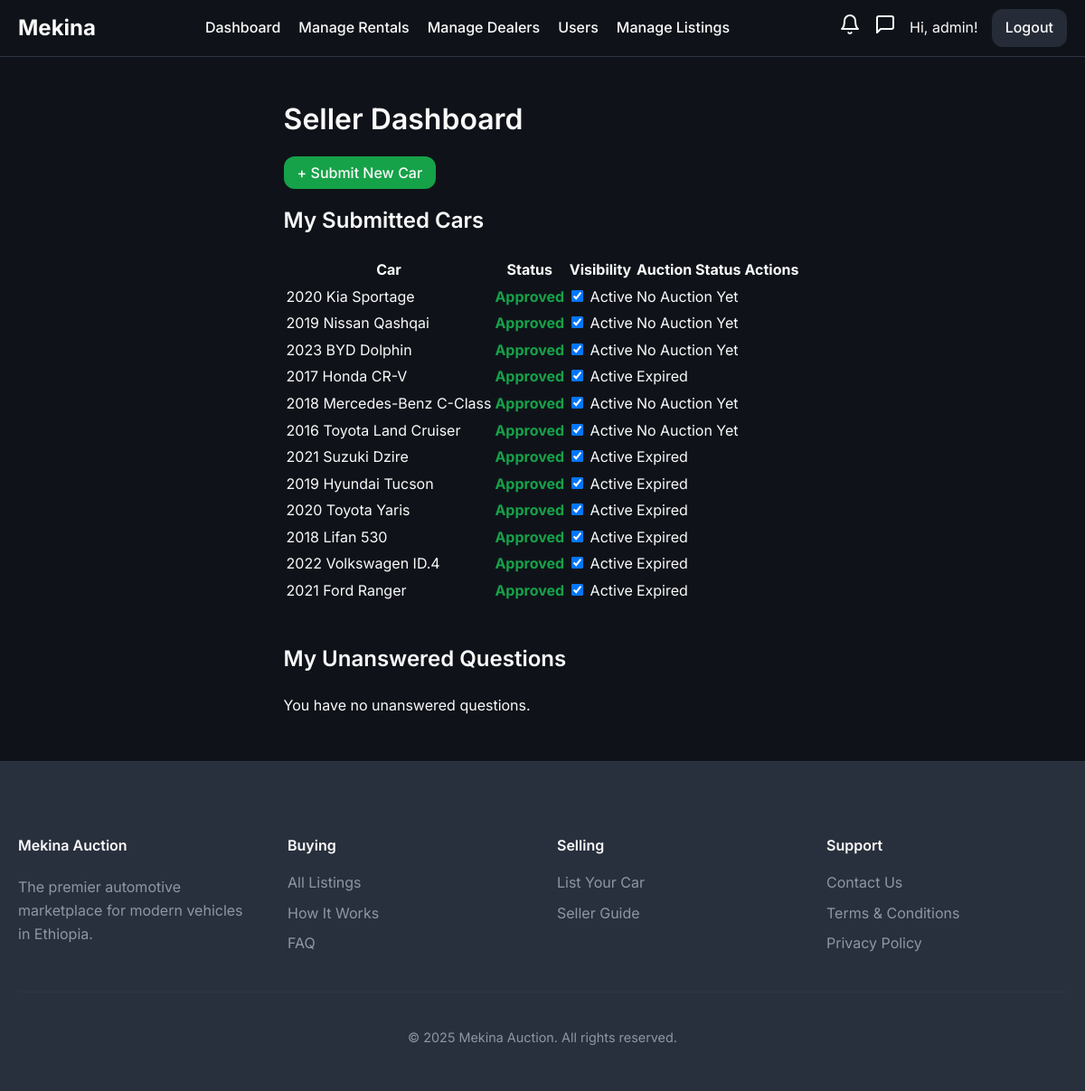
/seller/dashboard (signed in), run on the app's committed database.
### models/user.py (models this page shows, shortened)
class User(UserMixin, db.Model):
    id = db.Column(db.Integer, primary_key=True)
    username = db.Column(db.String(64), index=True, unique=True, nullable=False)
    email = db.Column(db.String(120), index=True, unique=True, nullable=False)
    phone_number = db.Column(db.String(20), nullable=True)
    password_hash = db.Column(db.String(128))
    is_admin = db.Column(db.Boolean, default=False)
    is_dealer = db.Column(db.Boolean, default=False)
    is_rental_company = db.Column(db.Boolean, default=False)
    is_verified = db.Column(db.Boolean, default=False) # For verified dealers
    points = db.Column(db.Integer, nullable=False, default=5) # Points for dealers to bid
    cars = db.relationship('Car', backref='owner', lazy='dynamic')
    bids = db.relationship('Bid', backref='bidder', lazy='dynamic')
    dealer_bids = db.relationship('DealerBid', backref='dealer', lazy='dynamic')
    car_requests = db.relationship('CarRequest', backref='customer', lazy='dynamic')
    ratings_given = db.relationship('DealerRating', foreign_keys='DealerRating.buyer_id', back_populates='buyer', lazy='dynamic')
    ratings_received = db.relationship('DealerRating', foreign_keys='DealerRating.dealer_id', back_populates='dealer', lazy='dynamic')

### models/car.py (models this page shows, shortened)
class Car(db.Model):
    id = db.Column(db.Integer, primary_key=True)
    make = db.Column(db.String(64), nullable=False)
    model = db.Column(db.String(64), nullable=False)
    year = db.Column(db.Integer, nullable=False)
    description = db.Column(db.Text, nullable=True)
    owner_id = db.Column(db.Integer, db.ForeignKey('user.id'), nullable=False)
    service_history_url = db.Column(db.String(200), nullable=True)
    inspection_report_url = db.Column(db.String(200), nullable=True)
    is_approved = db.Column(db.Boolean, default=False, nullable=False)
    is_active = db.Column(db.Boolean, default=True, nullable=False)
    is_featured = db.Column(db.Boolean, default=False, nullable=False)
    is_bank_loan_available = db.Column(db.Boolean, default=False, nullable=False)
    transmission = db.Column(db.String(50))
    drivetrain = db.Column(db.String(50))
    mileage = db.Column(db.Integer)
    fuel_type = db.Column(db.String(50))
    condition = db.Column(db.String(50)) # e.g., New, Used
    body_type = db.Column(db.String(50), nullable=True) # e.g., SUV, Sedan
    listing_type = db.Column(db.String(50), default='auction', nullable=False) # 'auction', 'sale', 'rental'
    fixed_price = db.Column(db.Float, nullable=True) # For 'sale' listing_type
    auction = db.relationship('Auction', backref='car', uselist=False, cascade="all, delete-orphan")
    rental_listing = db.relationship('RentalListing', backref='car', uselist=False, cascade="all, delete-orphan")
    images = db.relationship('CarImage', backref='car', lazy=True, cascade="all, delete-orphan") # One-to-many relationship with CarImage
    equipment = db.relationship('Equipment', secondary=car_equipment_association, lazy='subquery', backref=db.backref('cars', lazy=True))

### routes/seller.py (the view)
@seller_bp.route('/dashboard')
@login_required
def dashboard():
    my_cars = Car.query.filter_by(owner_id=current_user.id).order_by(Car.id.desc()).all()
    my_car_ids = [car.id for car in my_cars]
    from models.auction import Auction
    my_auctions = Auction.query.filter(Auction.car_id.in_(my_car_ids)).all()
    my_auction_ids = [auction.id for auction in my_auctions]
    unanswered_questions = Question.query.filter(
        Question.auction_id.in_(my_auction_ids),
        Question.answer_text == None
    ).order_by(Question.timestamp.desc()).all()
    return render_template('seller_dashboard.html', my_cars=my_cars, unanswered_questions=unanswered_questions, now=datetime.utcnow())

### templates/seller_dashboard.html (shortened to what this page needs)
{% extends "base.html" %}
{% block content %}
    <h1>Seller Dashboard</h1>
    <div style="margin-bottom: 20px;">
        <a href="{{ url_for('seller.submit_car') }}" class="nav-button" style="background-color: hsl(var(--success)); text-decoration: none;">+ Submit New Car</a>
    </div>
    <h2>My Submitted Cars</h2>
    {% if my_cars %}
        <table>
            <thead>
                <tr>
                    <th>Car</th>
                    <th>Status</th>
                    <th>Visibility</th>
                    <th>Auction Status</th>
                    <th>Actions</th>
                </tr>
            </thead>
            <tbody>
                {% for car in my_cars %}
                <tr>
                    <td>{{ car.year }} {{ car.make }} {{ car.model }}</td>
                    <td>
                        {% if car.is_approved %}
                            <span style="color: hsl(var(--success)); font-weight: bold;">Approved</span>
                        {% else %}
                            <span style="color: hsl(var(--warning)); font-weight: bold;">Pending Approval</span>
                        {% endif %}
                    </td>
                    <td>
                        {% if car.is_approved %}
                        <label class="switch">
                            <input type="checkbox" class="visibility-toggle" data-car-id="{{ car.id }}" {% if car.is_active %}checked{% endif %}>
                        </label>
                        <span id="status-text-{{ car.id }}" class="availability-text">{% if car.is_active %}Active{% else %}Inactive{% endif %}</span>
                        {% endif %}
                    </td>
                    <td>
                        {% if car.auction and car.auction.end_time > now %}
                            Active (Ends: {{ car.auction.end_time.strftime('%Y-%m-%d %H:%M') }})
                        {% elif car.auction and car.auction.end_time <= now %}
                            Expired
                        {% else %}
                            No Auction Yet
                        {% endif %}
                    </td>
                    <td>
                    </td>
                </tr>
                {% endfor %}
            </tbody>
        </table>
    {% else %}
        <p>You have not submitted any cars yet.</p>
    {% endif %}
    <h2 style="margin-top: 40px;">My Unanswered Questions</h2>
    {% if unanswered_questions %}
        <table>
             <thead>
                <tr>
                    <th>Car</th>
                    <th>Question</th>
                    <th>Asked By</th>
                    <th>Action</th>
                </tr>
            </thead>
            <tbody>
                {% for q in unanswered_questions %}
                <tr>
                    <td>{{ q.auction.car.year }} {{ q.auction.car.make }} {{ q.auction.car.model }}</td>
                    <td>{{ q.question_text }}</td>
                    <td>{{ q.asker.username }}</td>
                    <td><a href="{{ url_for('seller.answer_question', question_id=q.id) }}">Answer</a></td>
                </tr>
                {% endfor %}
            </tbody>
        </table>
    {% else %}
        <p>You have no unanswered questions.</p>
    {% endif %}
{% endblock %}

### templates/base.html (shortened to what this page needs)
<!DOCTYPE html>
<html lang="en">
<head>
    <link rel="stylesheet" href="{{ url_for('static', filename='css/style.css', v=now.timestamp()) }}">
</head>
<body class="{% block body_class %}{% endblock %}">
    <nav>
        <a href="{{ url_for('main.home') }}" class="nav-brand">Mekina</a>
        <div class="nav-menu" id="nav-menu">
            <ul>
                {% if current_user.is_authenticated and current_user.is_admin %}
                    <li><a href="{{ url_for('admin.dashboard') }}" class="{{ 'active' if request.endpoint == 'admin.dashboard' }}">Dashboard</a></li>
                    <li><a href="{{ url_for('admin.rental_management') }}" class="{{ 'active' if request.endpoint == 'admin.rental_management' }}">Manage Rentals</a></li>
                    <li><a href="{{ url_for('admin.dealer_management') }}" class="{{ 'active' if request.endpoint == 'admin.dealer_management' }}">Manage Dealers</a></li>
                    <li><a href="{{ url_for('admin.user_management') }}" class="{{ 'active' if request.endpoint == 'admin.user_management' }}">Users</a></li>
                    <li><a href="{{ url_for('auctions.list_auctions') }}" class="{{ 'active' if request.endpoint == 'auctions.list_auctions' }}">Manage Listings</a></li>
                {% elif current_user.is_authenticated and current_user.is_rental_company %}
                    <li><a href="{{ url_for('rentals.dashboard') }}" class="{{ 'active' if request.endpoint == 'rentals.dashboard' }}">Rental Dashboard</a></li>
                {% elif current_user.is_authenticated and current_user.is_dealer %}
                    <li><a href="{{ url_for('main.all_listings') }}" class="{{ 'active' if request.endpoint == 'main.all_listings' }}">All Listings</a></li>
                    <li><a href="{{ url_for('dealer.dashboard') }}" class="{{ 'active' if request.endpoint == 'dealer.dashboard' }}">Dealer Dashboard</a></li>
                {% endif %}
            </ul>
            <div class="nav-right">
                {% if current_user.is_authenticated %}
                    <a href="{{ url_for('main.notifications') }}" class="desktop-icon-link notification-bell-link {% if request.endpoint == 'main.notifications' %}active{% endif %}">
                    </a>
                    {% if current_user.is_dealer %}
                        <a href="{{ url_for('dealer.list_messages') }}" class="desktop-icon-link {% if 'dealer.list_messages' in request.endpoint or 'dealer.view_conversation' in request.endpoint %}active{% endif %}">
                            <svg xmlns="http://www.w3.org/2000/svg" width="24" height="24" viewBox="0 0 24 24" fill="none" stroke="currentColor" stroke-width="2" stroke-linecap="round" stroke-linejoin="round" class="feather feather-message-square"><path d="M21 15a2 2 0 0 1-2 2H7l-4 4V5a2 2 0 0 1 2-2h14a2 2 0 0 1 2 2z"></path></svg>
                            <span class="notification-badge message-badge" style="display: {% if unread_messages_count > 0 %}inline-block{% else %}none{% endif %};">{{ unread_messages_count }}</span>
                        </a>
                    {% else %}
                        <a href="{{ url_for('main.my_messages') }}" class="desktop-icon-link {% if 'main.my_messages' in request.endpoint or 'main.view_buyer_conversation' in request.endpoint %}active{% endif %}">
                            <svg xmlns="http://www.w3.org/2000/svg" width="24" height="24" viewBox="0 0 24 24" fill="none" stroke="currentColor" stroke-width="2" stroke-linecap="round" stroke-linejoin="round" class="feather feather-message-square"><path d="M21 15a2 2 0 0 1-2 2H7l-4 4V5a2 2 0 0 1 2-2h14a2 2 0 0 1 2 2z"></path></svg>
                        </a>
                    {% endif %}
                    <span class="desktop-username">Hi, {{ current_user.username }}!</span>
                    <a href="{{ url_for('auth.logout') }}" class="nav-button">Logout</a>
                {% else %}
                    <a href="{{ url_for('auth.login') }}" class="nav-button">Login</a>
                    <a href="{{ url_for('auth.register') }}" class="nav-button">Register</a>
                {% endif %}
            </div>
        </div>
    </nav>
    {% block main_content %}
        <main class="container">
            {% block content %}{% endblock %}
        </main>
    {% endblock %}
    <footer class="site-footer">
        <div class="container">
            <div class="footer-content-grid">
                <div class="footer-brand">
                    <h4>Mekina Auction</h4>
                    <p>
                        The premier automotive marketplace for modern vehicles in Ethiopia.
                    </p>
                </div>
                <div class="footer-links">
                    <h4>Buying</h4>
                    <ul>
                        <li><a href="{{ url_for('main.all_listings') }}">All Listings</a></li>
                        <li><a href="{{ url_for('main.how_it_works') }}">How It Works</a></li>
                        <li><a href="#">FAQ</a></li>
                    </ul>
                </div>
                <div class="footer-links">
                    <h4>Selling</h4>
                    <ul>
                        <li><a href="{{ url_for('seller.submit_car') }}">List Your Car</a></li>
                        <li><a href="#">Seller Guide</a></li>
                    </ul>
                </div>
                <div class="footer-links">
                    <h4>Support</h4>
                    <ul>
                        <li><a href="#">Contact Us</a></li>
                        <li><a href="#">Terms & Conditions</a></li>
                        <li><a href="#">Privacy Policy</a></li>
                    </ul>
                </div>
            </div>
            <div class="footer-bottom">
                <p>&copy; {{ now.year }} Mekina Auction. All rights reserved.</p>
            </div>
        </div>
    </footer>
</body>
</html>

### static/css/style.css (style rules this page uses)
:root { --background: 220 25% 8%; --foreground: 0 0% 98%; --card: 220 20% 13%; --card-foreground: 0 0% 95%; --popover: 220 20% 13%; --popover-foreground: 0 0% 95%; --primary: 38 92% 50%; --primary-foreground: 220 70% 12%; --secondary: 220 20% 20%; --secondary-foreground: 0 0% 95%; --muted: 220 20% 18%; --muted-foreground: 220 10% 60%; --accent: 260 80% 70%; --accent-foreground: 0 0% 100%; --destructive: 0 62.8% 30.6%; --destructive-foreground: 0 0% 100%; --border: 220 20% 22%; --input: 220 20% 20%; --ring: 260 80% 70%; --radius: 0.75rem; --success: 142 76% 36%; --warning: 38 92% 50%; --info: 220 20% 18%; --gradient-primary: linear-gradient(135deg, hsl(220 20% 12%), hsl(220 20% 18%)); --gradient-accent: linear-gradient(135deg, hsl(260 80% 70%), hsl(260 70% 60%)); --shadow-card: 0 4px 6px -1px hsl(0 0% 0% / 0.3), 0 2px 4px -1px hsl(0 0% 0% / 0.2); --shadow-elevated: 0 10px 15px -3px hsl(0 0% 0% / 0.3), 0 4px 6px -2px hsl(0 0% 0% / 0.2); }
body { font-family: "Inter", sans-serif; background-color: hsl(var(--background)); color: hsl(var(--foreground)); margin: 0; line-height: 1.6; display: flex; flex-direction: column; min-height: 100vh; padding-top: 53px; }
main { flex-grow: 1; }
h1, h2, h3, h4, h5, h6 { font-weight: 600; }
a { color: hsl(var(--accent)); text-decoration: none; }
.nav-button { background-color: hsl(var(--info)); color: hsl(var(--foreground)); padding: 8px 15px; border-radius: var(--radius); font-weight: 500; }
nav { position: fixed; top: 0; left: 0; right: 0; z-index: 100; background-color: hsl(var(--background)); border-bottom: 1px solid hsl(var(--border)); padding: 10px 20px; display: flex; justify-content: space-between; align-items: center; }
.nav-brand { font-size: 1.5rem; font-weight: 700; color: hsl(var(--foreground)); text-decoration: none; }
nav ul { list-style: none; margin: 0; padding: 0; display: flex; gap: 20px; }
nav a { color: hsl(var(--foreground)); font-weight: 500; }
.nav-right { display: flex; align-items: center; gap: 15px; }
.nav-menu { flex-grow: 1; display: contents; }
.site-footer { background-color: hsl(var(--secondary)); color: hsl(var(--muted-foreground)); padding: 3rem 0 1rem; border-top: 1px solid hsl(var(--border)); margin-top: auto; }
.footer-content-grid { display: grid; grid-template-columns: repeat(4, 1fr); gap: 2rem; margin-bottom: 2rem; }
.footer-brand h4 { color: hsl(var(--foreground)); margin-top: 0; }
.footer-links h4 { color: hsl(var(--foreground)); margin-top: 0; margin-bottom: 1rem; }
.footer-links ul { list-style: none; padding: 0; margin: 0; }
.footer-links ul li { margin-bottom: 0.5rem; }
.footer-links a { color: hsl(var(--muted-foreground)); }
.footer-bottom { text-align: center; padding-top: 1.5rem; border-top: 1px solid hsl(var(--border)); font-size: 0.9em; }
.container { max-width: 1200px; margin: 2rem auto; padding: 0 20px; }

### data on the page
User: username "admin"
Car: year "2020", make "Kia", model "Sportage", is_approved "Approved", is_active "☑", shows "Active", shows "No Auction Yet"
Car: year "2019", make "Nissan", model "Qashqai", is_approved "Approved", is_active "☑", shows "Active", shows "No Auction Yet"
Car: year "2023", make "BYD", model "Dolphin", is_approved "Approved", is_active "☑", shows "Active", shows "No Auction Yet"
Car: year "2017", make "Honda", model "CR-V", is_approved "Approved", is_active "☑", shows "Active", shows "Expired"
Car: year "2018", make "Mercedes-Benz", model "C-Class", is_approved "Approved", is_active "☑", shows "Active", shows "No Auction Yet"
Car: year "2016", make "Toyota", model "Land Cruiser", is_approved "Approved", is_active "☑", shows "Active", shows "No Auction Yet"
Car: year "2021", make "Suzuki", model "Dzire", is_approved "Approved", is_active "☑", shows "Active", shows "Expired"
Car: year "2019", make "Hyundai", model "Tucson", is_approved "Approved", is_active "☑", shows "Active", shows "Expired"
Car: year "2020", make "Toyota", model "Yaris", is_approved "Approved", is_active "☑", shows "Active", shows "Expired"
Car: year "2018", make "Lifan", model "530", is_approved "Approved", is_active "☑", shows "Active", shows "Expired"
Car: year "2022", make "Volkswagen", model "ID.4", is_approved "Approved", is_active "☑", shows "Active", shows "Expired"
Car: year "2021", make "Ford", model "Ranger", is_approved "Approved", is_active "☑", shows "Active", shows "Expired"
